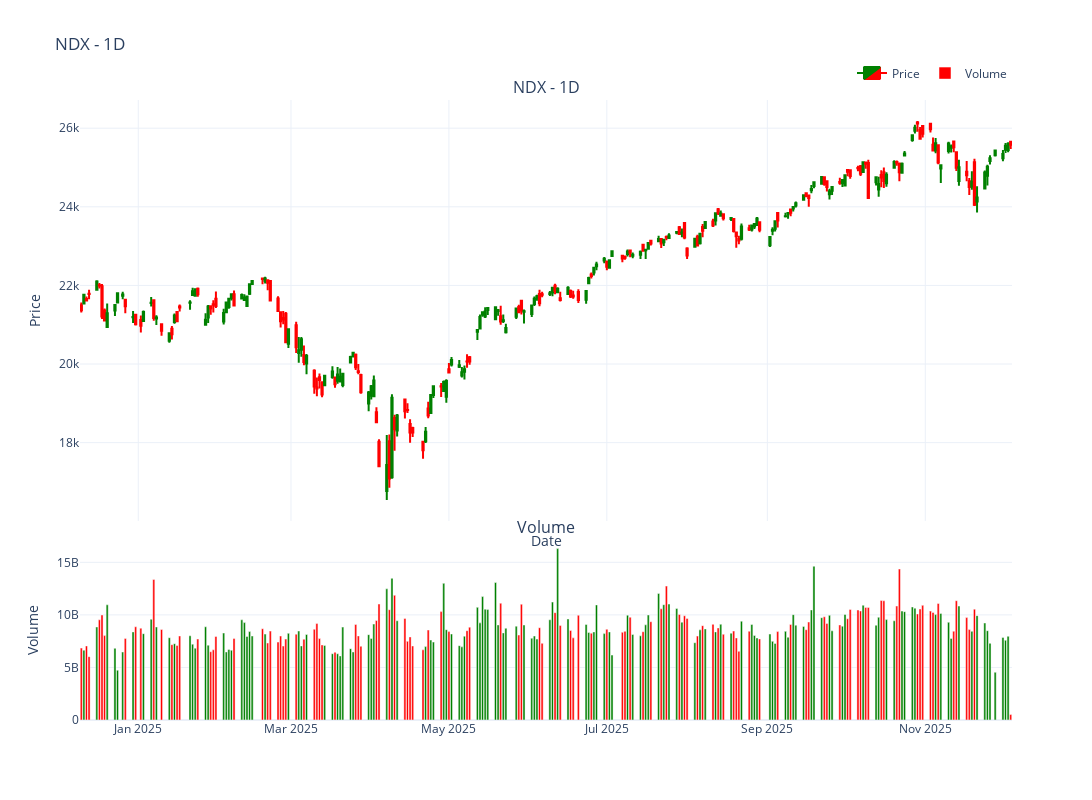

The notebook cell saved with this chart:
### Markdown cell above
## Basic Interactive Chart

Create a basic interactive candlestick chart with hover tooltips

### Code cell
if df is not None:
    chart = InteractiveChart(df, symbol=symbol, timeframe=timeframe)
    chart.plot(type="candle", volume=True, figsize=(1400, 800))

### Figure 1 — Plotly figure (JSON) as saved in the notebook; plotly's stock layout.template omitted (floating-point values rounded to 4 significant figures; data arrays with more than 128 entries replaced by an {"elided": "..."} marker saying what was removed)
{"data": [{"close": {"elided": "247 float values"}, "decreasing": {"fillcolor": "red", "line": {"color": "red"}}, "high": {"elided": "247 float values"}, "hovertemplate": "%{text}<extra></extra>", "increasing": {"fillcolor": "green", "line": {"color": "green"}}, "low": {"elided": "247 float values"}, "name": "Price", "open": {"elided": "247 float values"}, "text": {"elided": "247 str values"}, "type": "candlestick", "x": {"elided": "247 str values"}, "xaxis": "x", "yaxis": "y"}, {"hovertemplate": "<b>Volume</b><br>Value: %{y:,.0f}<br>Date: %{x}<extra></extra>", "marker": {"color": {"elided": "247 str values"}}, "name": "Volume", "type": "bar", "x": {"elided": "247 str values"}, "xaxis": "x2", "y": {"elided": "247 float values"}, "yaxis": "y2"}], "layout": {"annotations": [{"font": {"size": 16}, "showarrow": false, "text": "NDX - 1D", "x": 0.5, "xanchor": "center", "xref": "paper", "y": 1.0, "yanchor": "bottom", "yref": "paper"}, {"font": {"size": 16}, "showarrow": false, "text": "Volume", "x": 0.5, "xanchor": "center", "xref": "paper", "y": 0.291, "yanchor": "bottom", "yref": "paper"}], "height": 800, "hovermode": "x unified", "legend": {"orientation": "h", "x": 1, "xanchor": "right", "y": 1.02, "yanchor": "bottom"}, "showlegend": true, "title": {"text": "NDX - 1D"}, "width": 1400, "xaxis": {"anchor": "y", "domain": [0, 1], "matches": "x2", "rangeslider": {"visible": false}, "showticklabels": false, "title": {"text": "Date"}}, "xaxis2": {"anchor": "y2", "domain": [0, 1]}, "yaxis": {"anchor": "x", "domain": [0.321, 1.0], "title": {"text": "Price"}}, "yaxis2": {"anchor": "x2", "domain": [0, 0.291], "title": {"text": "Volume"}}}}
